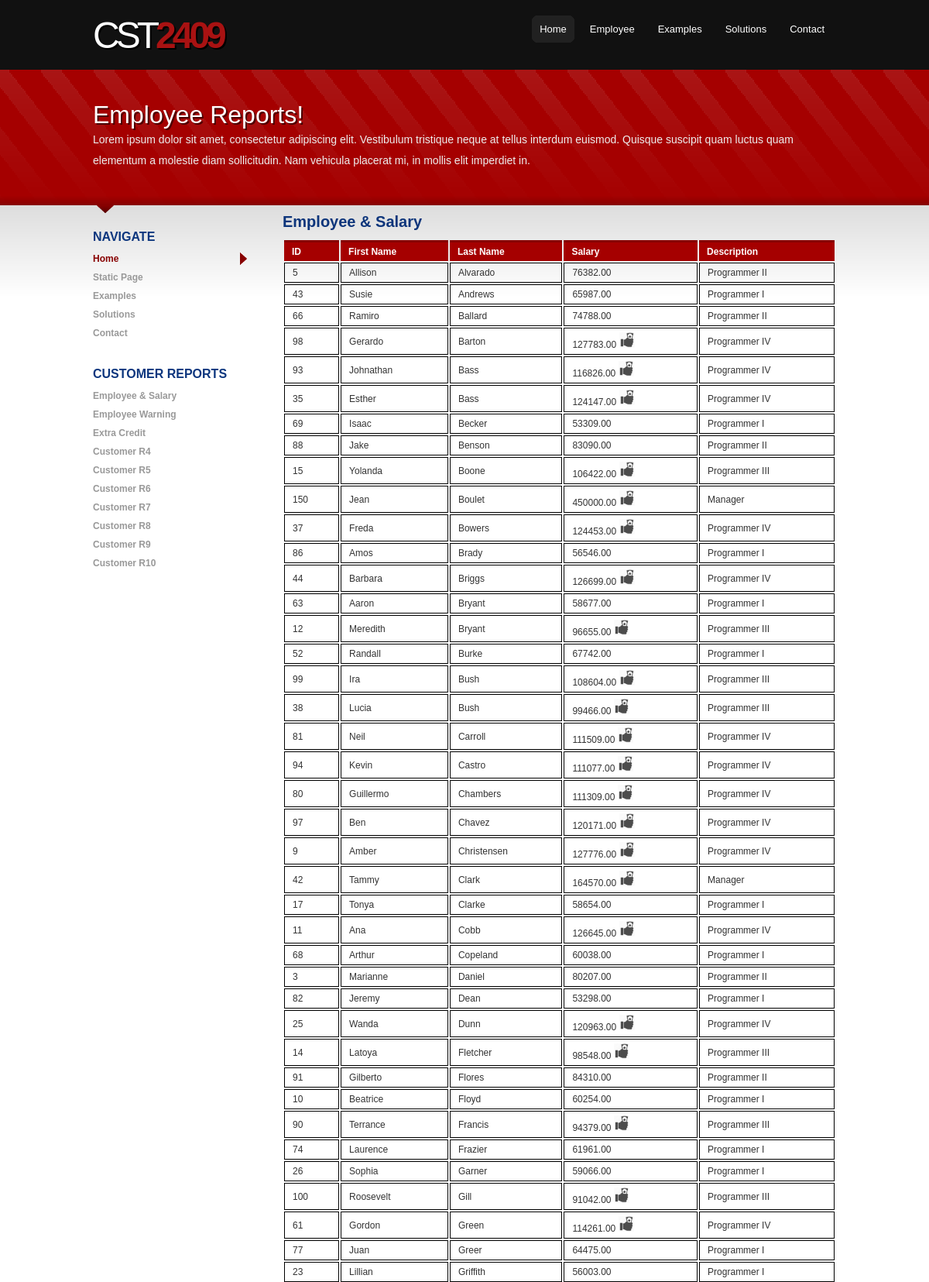
Screenshot of /09.Lesson-OOP-SQL/index.php (upper part) with the database file from the repository.
### tables this page shows
CREATE TABLE Employee
(
	 id int not null, 
	 firstName VARCHAR(25),
	 lastName VARCHAR(25),
	 gender varchar(1),
	 titleId int not null,
	 salary decimal(10,2),
	 departmentID int not null,
	 taxCode varchar(05) not null,
	 CONSTRAINT pkEmployeeId PRIMARY KEY (id),
	 FOREIGN KEY (departmentID) REFERENCES Department(id),
	 FOREIGN KEY (titleId) REFERENCES EmployeeTitle(id),
	 FOREIGN KEY (taxCode) REFERENCES MarginalTax(code)
);

create Table EmployeeTitle(
	 id int not null, 
	 description VARCHAR(25),
	 salaryRange1  decimal(10,2),
	 salaryRange2  decimal(10,2),
	 CONSTRAINT pkEmployeeTitle PRIMARY KEY (id)
);

### 09.Lesson-OOP-SQL/include/body-employee-salary.php (the view, shortened to what this page needs)
<?php
	$servername = "localhost";
	$username = "root";
	$password = "";
	$dbname = "exam1";
	$conn = new mysqli($servername, $username, $password, $dbname);
	$sql = "SELECT e.id, e.firstname, e.lastname, e.salary, et.description FROM employee e INNER JOIN employeetitle et ON e.titleid = et.id ORDER BY e.lastname";
	$result = $conn->query($sql);
?>
<div id="content" class="column-right">
	<h3>Employee & Salary</h3>
	<table class = "report">
		<tr>
			<th>ID</th>
			<th>First Name</th>
			<th>Last Name</th>
			<th>Salary</th>
			<th>Description</th>
		</tr>
		<?php
			if ($result->num_rows > 0) {
				while($row = $result->fetch_assoc()) {
					$salary = $row["salary"];
					$displayImage = $salary > 90000 ? "<div class = 'money'></div>" : "";
					echo "<tr>";
					echo "<td>" . $row["id"]. " </td>";
					echo "<td>" . $row["firstname"]. "</td>";
					echo "<td>" . $row["lastname"]. "</td>";
					echo "<td>" . $row["salary"]. " $displayImage </td>";
					echo "<td>" . $row["description"]. "</td>";
					echo "</tr>";
				}
			}
			else {
				echo "0 results";
			}
		?>
	</table>
</div>

### 09.Lesson-OOP-SQL/index.php (shortened to what this page needs)
<!DOCTYPE html PUBLIC "-//W3C//DTD XHTML 1.0 Strict//EN" "http://www.w3.org/TR/xhtml1/DTD/xhtml1-strict.dtd">
<html xmlns="http://www.w3.org/1999/xhtml">
	<head>
		<link rel="stylesheet" href="styles.css" type="text/css" />
		<link rel="stylesheet" href="addon-styles.css" type="text/css" />
	</head>
	<body>
		<div id="wrapper">
			<?php include "./include/header.php" ?>
			<div id="body" class="clear">
				<?php include "./include/leftNavBar-customer.php" ?>
				<?php
					$whichBody = WhichPage::getPage();
					include "./include/$whichBody";
				?>
			</div>
		</div>
	</body>
</html>

### 09.Lesson-OOP-SQL/include/header.php
<div id="sitename">
	<h1><a href="#">CST<strong>2409</strong></a></h1>
</div>
<div id="nav">
	<ul>
		<li class="selected"><a href="index.html"><span>Home</span></a></li>
		<li><a href="page.html"><span>Employee</span></a></li>
		<li><a href="examples.html"><span>Examples</span></a></li>
		<li><a href="#"><span>Solutions</span></a></li>
		<li><a href="#"><span>Contact</span></a></li>
	</ul>
</div>
<div id="header" class="clear">
	<h2>Employee Reports!</h2>
	<div class="tagline"><p>Lorem ipsum dolor sit amet, consectetur adipiscing elit. Vestibulum tristique neque at tellus interdum euismod. Quisque suscipit quam luctus quam elementum a molestie diam sollicitudin. Nam vehicula placerat mi, in mollis elit imperdiet in.</p></div>
</div>

### 09.Lesson-OOP-SQL/include/leftNavBar-customer.php
<div id="sidebar" class="column-left">
	<ul>
		<li>
			<h4>Navigate</h4>
			<ul class="blocklist">
				<li class="selected-item"><a href="index.html">Home</a></li>
				<li><a href="page.html">Static Page</a></li>
				<li><a href="examples.html">Examples</a></li>
				<li><a href="#">Solutions</a></li>
				<li><a href="#">Contact</a></li>
			</ul>
		</li>
		<li>
			<h4>Customer Reports</h4>
			<ul>
				<li><a href="index.php?page=c1">Employee & Salary</a></li>
				<li><a href="index.php?page=c2">Employee Warning</a></li>
				<li><a href="index.php?page=c3">Extra Credit</a></li>
				<li><a href="index.php?page=c4">Customer R4</a></li>
				<li><a href="index.php?page=c5">Customer R5</a></li>
				<li><a href="index.php?page=c6">Customer R6</a></li>
				<li><a href="index.php?page=c7">Customer R7</a></li>
				<li><a href="index.php?page=c8">Customer R8</a></li>
				<li><a href="index.php?page=c9">Customer R9</a></li>
				<li><a href="index.php?page=c10">Customer R10</a></li>
			</ul>
		</li>
	</ul>
</div>

### 09.Lesson-OOP-SQL/styles.css (style rules this page uses)
body { margin:0px auto; padding:0; font-family:Verdana, Geneva, sans-serif; font-size:12px; color:#333; background:#fff url('images/body-bg.png') repeat-x; }
* { margin:0; padding:0; }
table { width:100%; font-family:Arial, Helvetica, sans-serif; text-align:left; }
th, td { padding:5px 10px; }
th { color:#fff; border-top:3px solid #870101; background-color:#A50000; }
td { border-bottom:1px solid #f4f4f4; }
p { line-height:1.9em; margin-bottom:20px; }
a { color:#0D3C84; }
h1 { font-size:45px; font-family:Arial, Helvetica, sans-serif; }
h2 { color:#000; font-family:Arial,Helvetica,sans-serif; font-size:30px; font-weight:bold; letter-spacing:-2px; padding:0 0 5px; margin:0; }
h3 { font-family:Arial,Helvetica,sans-serif; color:#0D357B; font-size:20px; padding-bottom:10px; }
h4 { font-family:Arial,Helvetica,sans-serif; padding-bottom:10px; font-size:15px; color:#870101; }
ul, ol { margin:0 0 35px 35px; }
li { padding-bottom:5px; }
div#wrapper { width:960px; margin:0px auto; padding:0; }
div#sitename { float:left; width:20%; }
div#sitename h1 { font-size:48px; letter-spacing:-5px; margin:0; height:72px; padding:18px 0 0; text-transform:uppercase; text-shadow: 2px 2px #000; }
div#sitename h1 a, div#sitename h1 a:hover { color:#fff; font-weight:normal; text-decoration:none; }
div#sitename h1 strong { color: #A81212; }
div#nav { width:75%; float:right; padding:30px 0 0 0; margin:0; }
div#nav ul { list-style:none; float:right; padding:0 0 0 50px; margin:-10px 0 0 50px; }
div#nav ul li { display:inline; float:left; margin:0 5px; padding-bottom:0; }
div#nav ul li a, div#nav ul li a:visited, div#nav ul li a:hover { float:left; text-decoration:none; color:#ffffff; font-weight:normal; font-size: 13px; font-family:Arial Rounded MT Bold, Helvetica, sans-serif; display: block; }
div#nav ul li a span { display:block; padding:10px; }
div#nav ul li.selected a, div#nav ul li.selected a:hover { background: #222 url('images/nav-sprite.gif') no-repeat scroll top right; }
div#nav ul li.selected a span, div#nav ul li.selected a:hover span { background: transparent url('images/top-nav-selected-left.gif') no-repeat; }
div#header { padding:40px 0 0; margin:0 auto; height:135px; }
div#header h2 { color:#ffffff; padding-bottom:0; font-weight:normal; font-family:Arial Rounded MT Bold, Arial,Helvetica,sans-serif; font-size:32px; letter-spacing:0; text-shadow: 2px 2px #4C0101; }
div#header div.tagline, div#header div.slide-text { color:#eee; font-size:14px; padding-bottom:10px; font-family:'Lucida Grande','Lucida Sans Unicode',Geneva,Verdana,Sans-Serif; }
div#body { padding:10px 0; background: transparent url('images/body-arrow.png') no-repeat scroll 5px 0; }
div#content { width:715px; }
div.column-left { float:left; margin-right:20px; }
div.column-right { float:right; }
div#sidebar { width:200px; padding-top: 15px; }
div#sidebar ul { margin:0; padding:0; list-style:none; }
div#sidebar li ul { margin-bottom:20px; width:200px; }
div#sidebar li ul li { display:block; padding:5px 0px; color:#777; }
div#sidebar li ul li a { color:#999; text-decoration:none; font-weight:bold; }
div#sidebar li ul.blocklist li { padding:0; }
div#sidebar li ul.blocklist li.selected-item a { color:#870101; font-weight:bold; background:transparent url('images/item-selected.gif') no-repeat scroll right center; }
div#sidebar li ul.blocklist li a { width:200px; display:block; padding:5px 0px; }
div#sidebar h4 { color:#0C367E; font-family:arial; font-size:16px; text-transform:uppercase; font-weight:bold; margin:0; padding:7px 0px; }
.clear:after { content: "."; display: block; clear: both; visibility: hidden; line-height: 0; height: 0; }
.clear { display: inline-block; }
.clear { clear:both; display: block; }

### 09.Lesson-OOP-SQL/addon-styles.css (style rules this page uses)
table.report td { border: solid 1px black; }
.money, .warning { background-color: #cccccc; background-size: cover; height:20px; width:20px; display: inline-block; }
.money { background-image: url("./images/money.jpg"); }

### rows the page displays
employee: id "5", firstName "Allison", lastName "Alvarado", salary "76382.00", titleId.description "Programmer II"
employee: id "43", firstName "Susie", lastName "Andrews", salary "65987.00", titleId.description "Programmer I"
employee: id "66", firstName "Ramiro", lastName "Ballard", salary "74788.00", titleId.description "Programmer II"
employee: id "98", firstName "Gerardo", lastName "Barton", salary "127783.00", titleId.description "Programmer IV"
employee: id "93", firstName "Johnathan", lastName "Bass", salary "116826.00", titleId.description "Programmer IV"
employee: id "35", firstName "Esther", lastName "Bass", salary "124147.00", titleId.description "Programmer IV"
employee: id "69", firstName "Isaac", lastName "Becker", salary "53309.00", titleId.description "Programmer I"
employee: id "88", firstName "Jake", lastName "Benson", salary "83090.00", titleId.description "Programmer II"
employee: id "15", firstName "Yolanda", lastName "Boone", salary "106422.00", titleId.description "Programmer III"
employee: id "150", firstName "Jean", lastName "Boulet", salary "450000.00", titleId.description "Manager"
employee: id "37", firstName "Freda", lastName "Bowers", salary "124453.00", titleId.description "Programmer IV"
employee: id "86", firstName "Amos", lastName "Brady", salary "56546.00", titleId.description "Programmer I"
employee: id "44", firstName "Barbara", lastName "Briggs", salary "126699.00", titleId.description "Programmer IV"
employee: id "63", firstName "Aaron", lastName "Bryant", salary "58677.00", titleId.description "Programmer I"
employee: id "12", firstName "Meredith", lastName "Bryant", salary "96655.00", titleId.description "Programmer III"
employee: id "52", firstName "Randall", lastName "Burke", salary "67742.00", titleId.description "Programmer I"
employee: id "99", firstName "Ira", lastName "Bush", salary "108604.00", titleId.description "Programmer III"
employee: id "38", firstName "Lucia", lastName "Bush", salary "99466.00", titleId.description "Programmer III"
employee: id "81", firstName "Neil", lastName "Carroll", salary "111509.00", titleId.description "Programmer IV"
employee: id "94", firstName "Kevin", lastName "Castro", salary "111077.00", titleId.description "Programmer IV"
employee: id "80", firstName "Guillermo", lastName "Chambers", salary "111309.00", titleId.description "Programmer IV"
employee: id "97", firstName "Ben", lastName "Chavez", salary "120171.00", titleId.description "Programmer IV"
employee: id "9", firstName "Amber", lastName "Christensen", salary "127776.00", titleId.description "Programmer IV"
employee: id "42", firstName "Tammy", lastName "Clark", salary "164570.00", titleId.description "Manager"
employee: id "17", firstName "Tonya", lastName "Clarke", salary "58654.00", titleId.description "Programmer I"
employee: id "11", firstName "Ana", lastName "Cobb", salary "126645.00", titleId.description "Programmer IV"
employee: id "68", firstName "Arthur", lastName "Copeland", salary "60038.00", titleId.description "Programmer I"
employee: id "3", firstName "Marianne", lastName "Daniel", salary "80207.00", titleId.description "Programmer II"
employee: id "82", firstName "Jeremy", lastName "Dean", salary "53298.00", titleId.description "Programmer I"
employee: id "25", firstName "Wanda", lastName "Dunn", salary "120963.00", titleId.description "Programmer IV"
employee: id "14", firstName "Latoya", lastName "Fletcher", salary "98548.00", titleId.description "Programmer III"
employee: id "91", firstName "Gilberto", lastName "Flores", salary "84310.00", titleId.description "Programmer II"
employee: id "10", firstName "Beatrice", lastName "Floyd", salary "60254.00", titleId.description "Programmer I"
employee: id "90", firstName "Terrance", lastName "Francis", salary "94379.00", titleId.description "Programmer III"
employee: id "74", firstName "Laurence", lastName "Frazier", salary "61961.00", titleId.description "Programmer I"
employee: id "26", firstName "Sophia", lastName "Garner", salary "59066.00", titleId.description "Programmer I"
employee: id "100", firstName "Roosevelt", lastName "Gill", salary "91042.00", titleId.description "Programmer III"
employee: id "61", firstName "Gordon", lastName "Green", salary "114261.00", titleId.description "Programmer IV"
employee: id "77", firstName "Juan", lastName "Greer", salary "64475.00", titleId.description "Programmer I"
employee: id "23", firstName "Lillian", lastName "Griffith", salary "56003.00", titleId.description "Programmer I"
